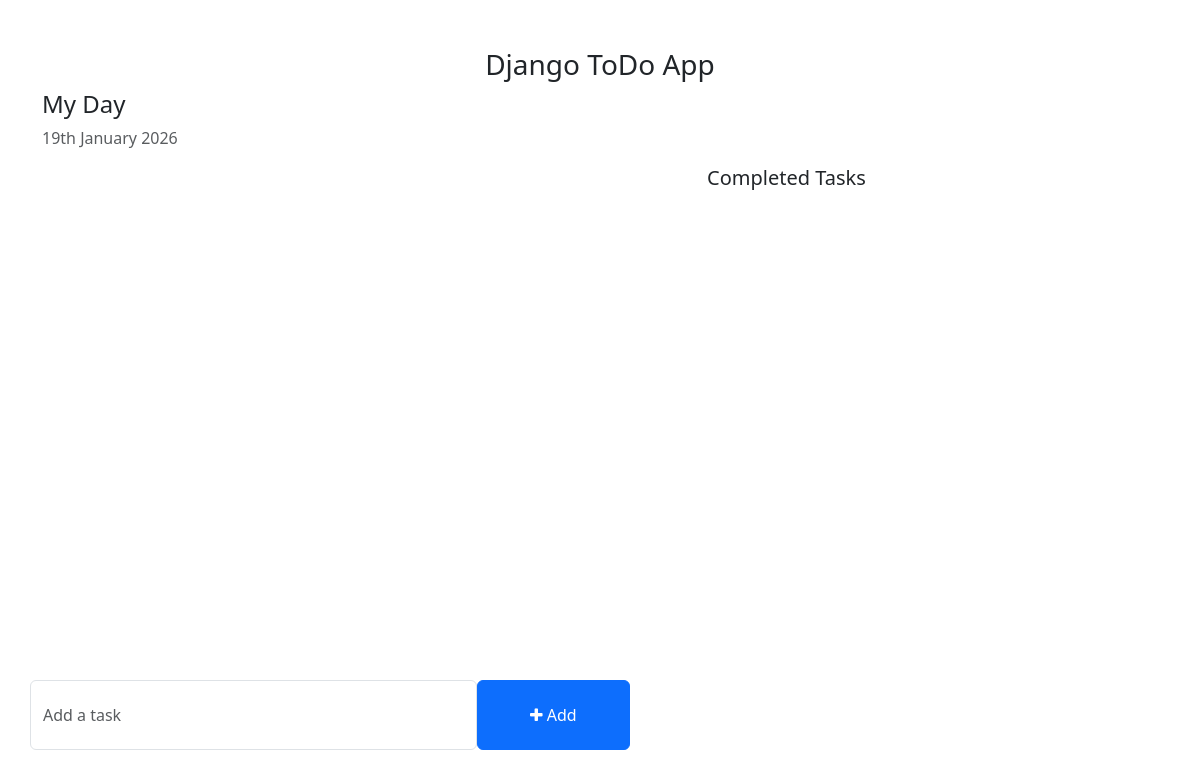
The app's page /, older data.
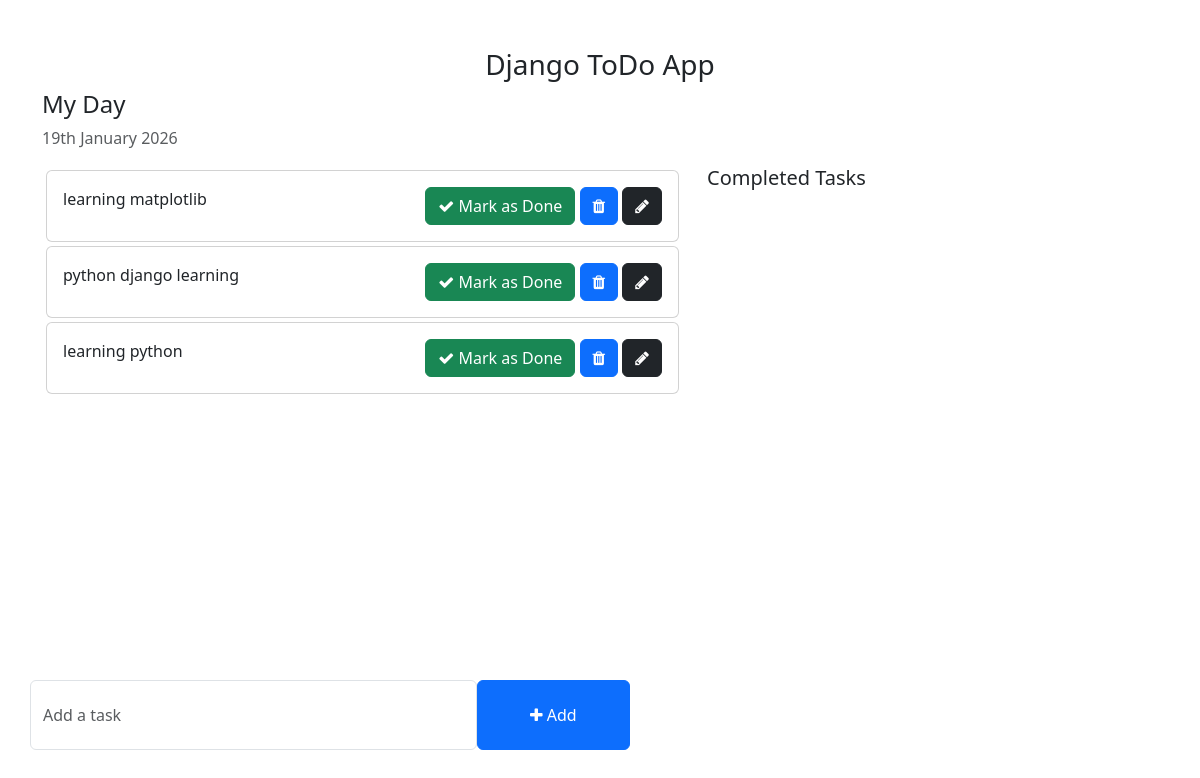
The same page, newer data.
### todo_app/models.py (models this page shows, shortened)
class Task(models.Model):
    task = models.CharField(max_length = 250)
    is_completed = models.BooleanField(default=False)
    created_at = models.DateTimeField(auto_now_add = True)
    updated_at = models.DateTimeField(auto_now = True)

### todo_mein/views.py (the view)
# urls.py: 2. Add a URL to urlpatterns:  path('', views.home, name='home')
def home(request):
    tasks = Task.objects.filter(is_completed= False).order_by('-updated_at') # if we write 'update_at' then it will move in ascending order and we use '-' then it will move in descending order
    completed_tasks = Task.objects.filter(is_completed = True)
    context = {
        "tasks" : tasks,
        "completed_tasks" : completed_tasks
    }
    return render(request , 'home.html',context)

### templates/home.html (shortened to what this page needs)
<!DOCTYPE html>
<html lang="en">
<head>
    <link href="https://cdn.jsdelivr.net/npm/bootstrap@5.3.0-alpha1/dist/css/bootstrap.min.css" rel="stylesheet">
    <link rel="stylesheet" href="https://cdnjs.cloudflare.com/ajax/libs/font-awesome/4.7.0/css/font-awesome.min.css">
</head>
<body>
    <div class="container">
        <h3 class="pt-5 text-center">Django ToDo App</h3>
        <div class="row">
            <h4>My Day</h4>
            <p class="text-muted">{% now "jS F Y" %}</p>
            <div class="col-md-7 col-lg-7" style="height: 450px; overflow: scroll;">
                 {%for task in tasks%}
                <div class="card m-1">
                    <div class="card-body">
                        {{task.task}}
                        <span style="position: relative; float: right;">
                            <a href="{% url 'mark_as_done' task.pk %}" class="btn btn-success"><i class="fa fa-check"></i> Mark as Done</a>
                            <a href= "{% url 'delete_task' task.id %}" class="btn btn-primary"><i class="fa fa-trash"></i></a>
                            <a href="{% url 'edit_task' task.pk %}" class="btn btn-dark"><i class="fa fa-pencil"></i></a>
                        </span>
                    </div>
                </div>
                {% endfor %}
            </div>
            <div class="col-md-5 col-lg-5 ">
                <h5>Completed Tasks</h5>
            </div>
        </div>
        <div class="row">
            <div class="col-md-6 col-lg-6 p-0" style="position: absolute; bottom: 50px;">
                <form action="{% url 'addtask' %}" method = 'POST' >
                    <div class="form-group">
                        <span style="display: flex;">
                            <input type="text" name = "task" class="form-control" placeholder="Add a task">
                            <button class="btn btn-primary" type = "submit" style="width: 200px;"><i class="fa fa-plus"></i> Add</button>
                        </span>
                    </div>
                </form>
            </div>
        </div>
    </div>
</body>
</html>

### templates/home.html (style rules this page uses)
.form-control { padding: 1.375rem .75rem !important; }

Row changes from the older to the newer data that the page shows:
added Task: task "learning matplotlib"
added Task: task "python django learning"
added Task: task "learning python"
